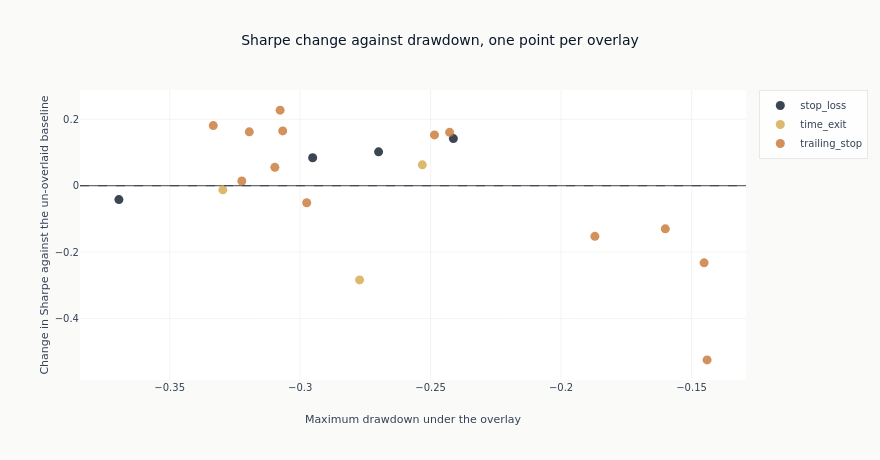

The notebook cell saved with this chart:
### Markdown cell above
### Sharpe against drawdown, one point per overlay

The vertical axis is the change in Sharpe against the baseline and the horizontal axis is the
drawdown the overlay produced. A rule in the upper left reduced the drawdown without spending the
Sharpe; one in the lower left bought its drawdown reduction with return; one on the right did
neither. The dashed horizontal line is the baseline: everything below it made the strategy worse
on the measure that matters.

### Code cell
fig = go.Figure()
for risk_type in risk_df["risk_type"].unique().sort().to_list():
    subset = risk_df.filter(pl.col("risk_type") == risk_type)
    fig.add_trace(
        go.Scatter(
            x=subset["max_drawdown"].to_list(),
            y=subset["sharpe_delta"].to_list(),
            mode="markers",
            name=risk_type,
            text=subset["risk_name"].to_list(),
            hovertemplate="%{text}<br>drawdown %{x:.1%}<br>Sharpe change %{y:+.3f}<extra></extra>",
            marker=dict(size=9, opacity=0.8),
        )
    )
fig.add_hline(y=0, line_width=1, line_dash="dash", line_color=COLORS["neutral"])
fig.update_xaxes(title_text="Maximum drawdown under the overlay")
fig.update_yaxes(title_text="Change in Sharpe against the un-overlaid baseline")
fig.update_layout(
    title="Sharpe change against drawdown, one point per overlay",
    height=460,
    width=880,
    margin=dict(t=90),
)
_delta = risk_df["sharpe_delta"]
_dd = risk_df["max_drawdown"]
show_plotly_with_alt(
    fig,
    "Scatter of each risk overlay's change in Sharpe against the maximum drawdown it produced, one "
    "series per rule family, with a dashed line at no change. Counted from the frame: "
    f"{risk_df.height} overlays, Sharpe change from {_delta.min():+.3f} to {_delta.max():+.3f}, "
    f"drawdown from {_dd.min():.1%} to {_dd.max():.1%}, and "
    f"{int((_delta > 0).sum())} overlays above the baseline.",
)

### Figure 1 — Plotly figure (JSON) as saved in the notebook; plotly's stock layout.template omitted (floating-point values rounded to 4 significant figures)
{"data": [{"hovertemplate": "%{text}<br>drawdown %{x:.1%}<br>Sharpe change %{y:+.3f}<extra></extra>", "marker": {"opacity": 0.8, "size": 9}, "mode": "markers", "name": "stop_loss", "text": ["stop_loss_15pct", "stop_loss_10pct", "stop_loss_3pct", "stop_loss_5pct"], "type": "scatter", "x": [-0.2413, -0.2699, -0.2952, -0.3695], "y": [0.142, 0.102, 0.08441, -0.04182]}, {"hovertemplate": "%{text}<br>drawdown %{x:.1%}<br>Sharpe change %{y:+.3f}<extra></extra>", "marker": {"opacity": 0.8, "size": 9}, "mode": "markers", "name": "time_exit", "text": ["time_exit_20", "time_exit_40", "time_exit_10"], "type": "scatter", "x": [-0.2532, -0.3296, -0.2772], "y": [0.06298, -0.01245, -0.2835]}, {"hovertemplate": "%{text}<br>drawdown %{x:.1%}<br>Sharpe change %{y:+.3f}<extra></extra>", "marker": {"opacity": 0.8, "size": 9}, "mode": "markers", "name": "trailing_stop", "text": ["trailing_mae_p25_h40_6p0pct", "trailing_mae_p10_h20_7p2pct", "trailing_10pct", "trailing_mae_p10_h40_9p8pct", "trailing_20pct", "trailing_15pct", "trailing_mae_p10_h10_5p2pct", "trailing_5pct", "trailing_mae_p25_h20_4p3pct", "trailing_mae_p25_h10_2p8pct", "trailing_3pct", "trailing_2pct", "trailing_1pct"], "type": "scatter", "x": [-0.3077, -0.3333, -0.3067, -0.3195, -0.2427, -0.2485, -0.3097, -0.3224, -0.2975, -0.1601, -0.187, -0.1452, -0.1441], "y": [0.2277, 0.181, 0.1652, 0.1624, 0.1608, 0.1531, 0.05546, 0.01431, -0.05116, -0.1298, -0.1525, -0.2322, -0.5243]}], "layout": {"height": 460, "margin": {"t": 90}, "shapes": [{"line": {"color": "#334155", "dash": "dash", "width": 1}, "type": "line", "x0": 0, "x1": 1, "xref": "x domain", "y0": 0, "y1": 0, "yref": "y"}], "title": {"text": "Sharpe change against drawdown, one point per overlay"}, "width": 880, "xaxis": {"title": {"text": "Maximum drawdown under the overlay"}}, "yaxis": {"title": {"text": "Change in Sharpe against the un-overlaid baseline"}}}}
